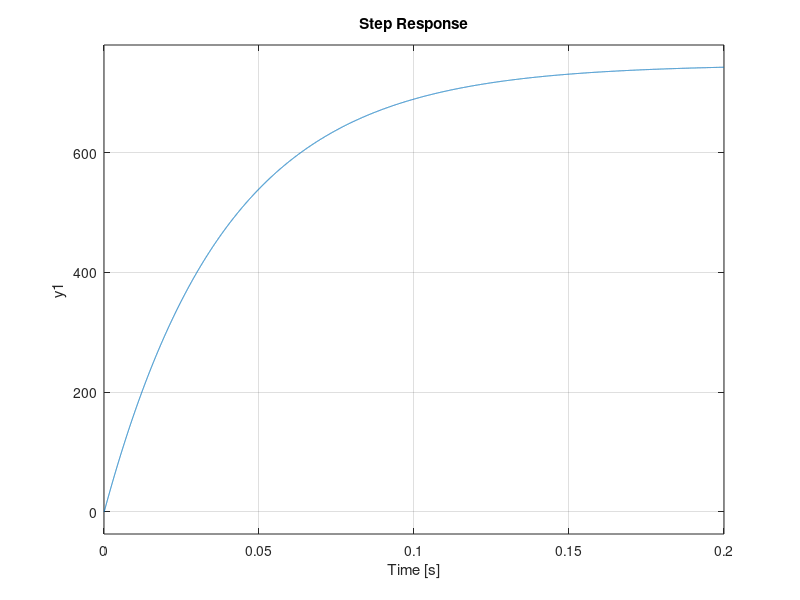

Here is the MATLAB script that generated this plot: (Note: this script raises an error after producing the figure.)
% https://uk.mathworks.com/campaigns/products/control-tutorials.html#
% DC Motor Speed: System Analysis 

V = 4.5;
J = 0.000000807;
b = 0.000000414;
K = 0.0059;
R = 1.72;
L = 0.000106;
s = tf('s');
P_motor = V*K/((J*s+b)*(L*s+R)+K^2);
figure(1);
step(P_motor)
displaySettleTime(P_motor,0.02)
